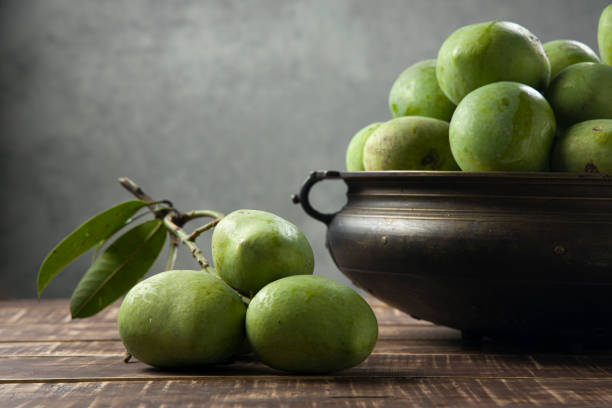
%> input picture resources/mango.jpg, 612 x 408 px
$ octave Thresholding.m   (GNU Octave 9; MATLAB toolbox functions it lacks are replaced by stand-ins)
%> lines starting %> are read from the running program, lines starting %| are printed output that depends on the picture; in (x1, y1, x2, y2) boxes, pixels count from 0 and x2, y2 are one past the last pixel; in counts of white or black regions, pixels touching at a corner belong together; the program's own positions count from 1
% Read the mango image and convert to grayscale
mango = imread('resources/mango.jpg'); % or appropriate filename
%> mango is the input picture: size 408x612x3 uint8; mean R, G, B 97.4, 98.6, 80.3
mango_gray = rgb2gray(mango); % Convert to grayscale
mango = im2double(mango_gray); % Convert to double for processing
%> mango: size 408x612 double

% a. Add 100 to pixel values
mango_add = mango + 100/255;
mango_add = min(mango_add, 1); % Prevent values above 1
figure(1), subplot(2,2,1), imshow(mango_add), title('Add 100 to Pixel Values')
subplot(2,2,2), imhist(mango_add), title('Histogram - Add 100')
axis tight

% b. Subtract 50 from pixel values
mango_sub = mango - 50/255;
mango_sub = max(mango_sub, 0); % Prevent negative values
figure(2), subplot(2,2,1), imshow(mango_sub), title('Subtract 50 from Pixel Values')
subplot(2,2,2), imhist(mango_sub), title('Histogram - Subtract 50')
axis tight

% c. Multiply by 0.5 and 2.5
mango_mult1 = mango * 0.5;
mango_mult2 = mango * 2.5;
mango_mult2 = min(mango_mult2, 1); % Clip to maximum 1

figure(3),
subplot(2,2,1), imshow(mango_mult1), title('Multiply by 0.5')
subplot(2,2,2), imhist(mango_mult1), title('Histogram - Multiply 0.5')
axis tight
subplot(2,2,3), imshow(mango_mult2), title('Multiply by 2.5')
subplot(2,2,4), imhist(mango_mult2), title('Histogram - Multiply 2.5')
axis tight

% d. Divide by 0.007
mango_div = mango / 0.007;
mango_div = min(mango_div, 1); % Clip to maximum 1
figure(4),
subplot(1,2,1), imshow(mango_div), title('Divide by 0.007')
subplot(1,2,2), imhist(mango_div), title('Histogram - Divide by 0.007')
axis tight

% Display original image and histogram for comparison
figure(5),
subplot(1,2,1), imshow(mango), title('Original Grayscale Image')
subplot(1,2,2), imhist(mango), title('Original Histogram')
axis tight

parking = imread('resources/parking.jpg');
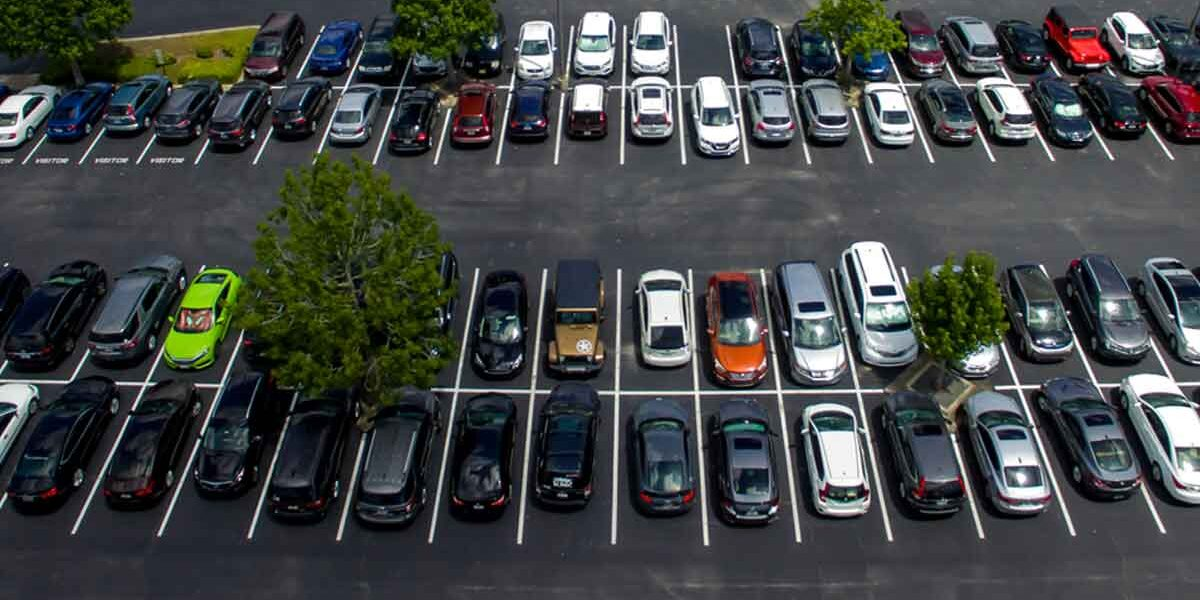
%> input picture resources/parking.jpg, 1200 x 600 px
%> parking is the input picture: size 600x1200x3 uint8; mean R, G, B 66.4, 70, 69.8
parking_gray = rgb2gray(parking); % Convert to grayscale
parking = im2double(parking_gray); % Convert to double for processing
%> parking: size 600x1200 double

figure, imshow(parking), title('Original Image');

heq = histeq(parking);
figure, imshow(heq), title('Histogram Equalization');
figure, imhist(heq), title('Histogram (Equalized)');

comp_img = imcomplement(parking);
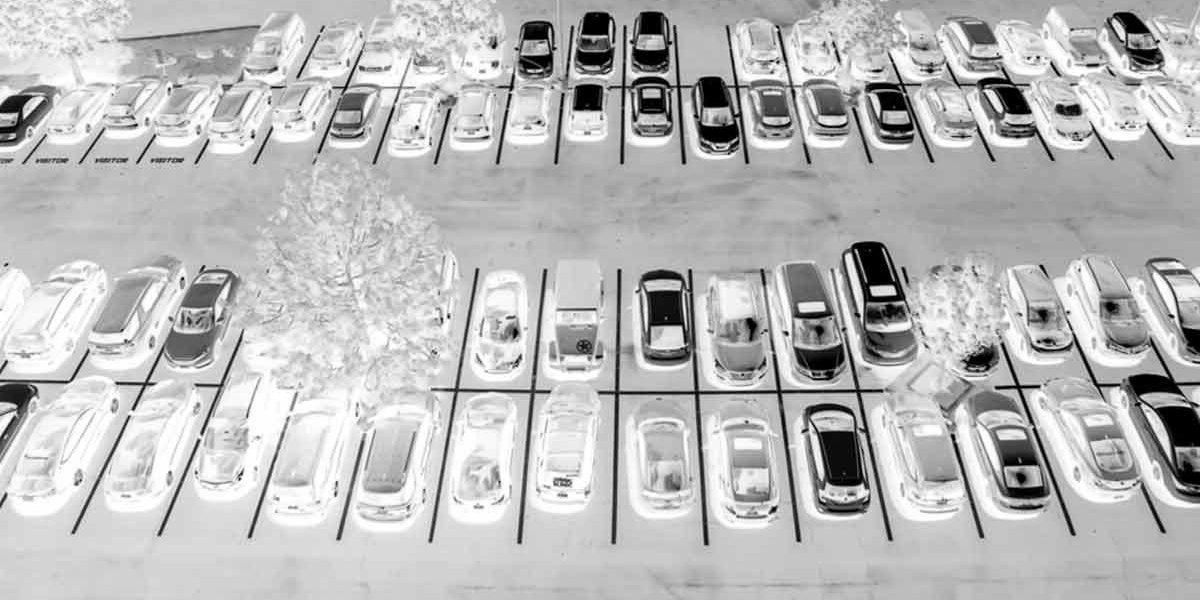
%> comp_img: size 600x1200 double; min 0, max 1, mean 0.73
figure, imshow(comp_img), title('Complement Image');
figure, imhist(comp_img), title('Histogram (Compliment)');

linear = imadjust(parking, stretchlim(parking), []);
figure, imshow(linear), title('Linear Stretching');
figure, imhist(linear), title('Histogram (Linear Stretching)');


piece = zeros(size(parking));

r1 = parking <= 85;
%> r1: size 600x1200 logical; every value is 1
r2 = parking > 85 & parking <= 170;
%> r2: size 600x1200 logical; every value is 0
r3 = parking > 170;

piece(r1) = uint8((parking(r1)/85) * 100);
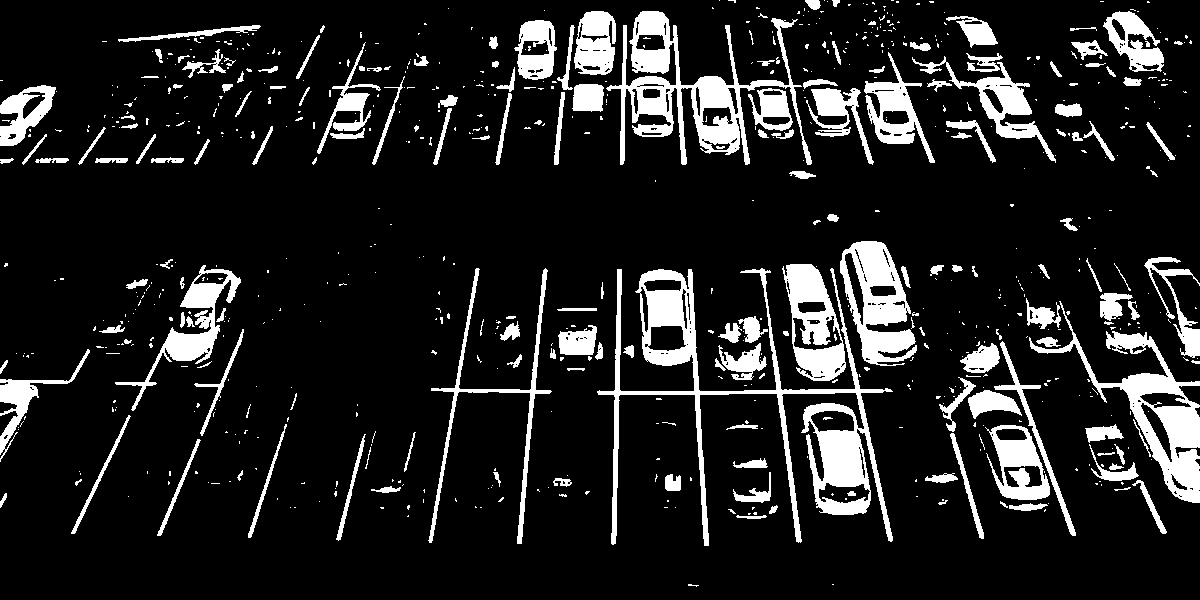
%> piece: size 600x1200 double; values 0 (black) and 1 (white), 12.9% white; 767 white regions (586 under 20 px), largest, box (x1, y1, x2, y2) and area: (597, 268, 893, 546) 13473, (606, 11, 812, 165) 8768, (1029, 301, 1200, 503) 6747
piece(r2) = uint8(100 + ((parking(r2) - 85) / 85) * 100);
piece(r3) = uint8(200 + ((parking(r3) - 170) / 85) * 55);

figure, imshow(piece), title('Piecewise Stretching');
figure, imhist(piece), title('Histogram (Piecewise Stretching)');
%> after `title('Histogram (Piecewise Stretching)')`:
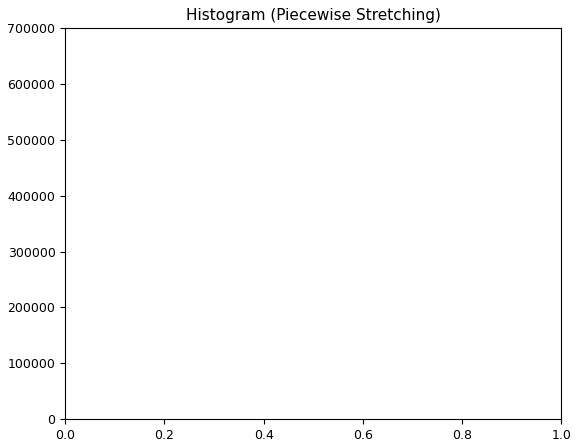
%> figure redrawn from the program's plot data; highest point at x = 0, y = 626919

parking_double = double(parking);
c = 255 / log(1 + max(parking_double(:)));
%> c = 367.9
log_stretch = uint8(c * log(1 + parking_double));
figure, imshow(log_stretch), title('Logarithmic Stretching');
figure, imhist(log_stretch), title('Histogram (Logarithmic Stretching)');

gamma015 = im2uint8(mat2gray(parking) .^ 0.15);
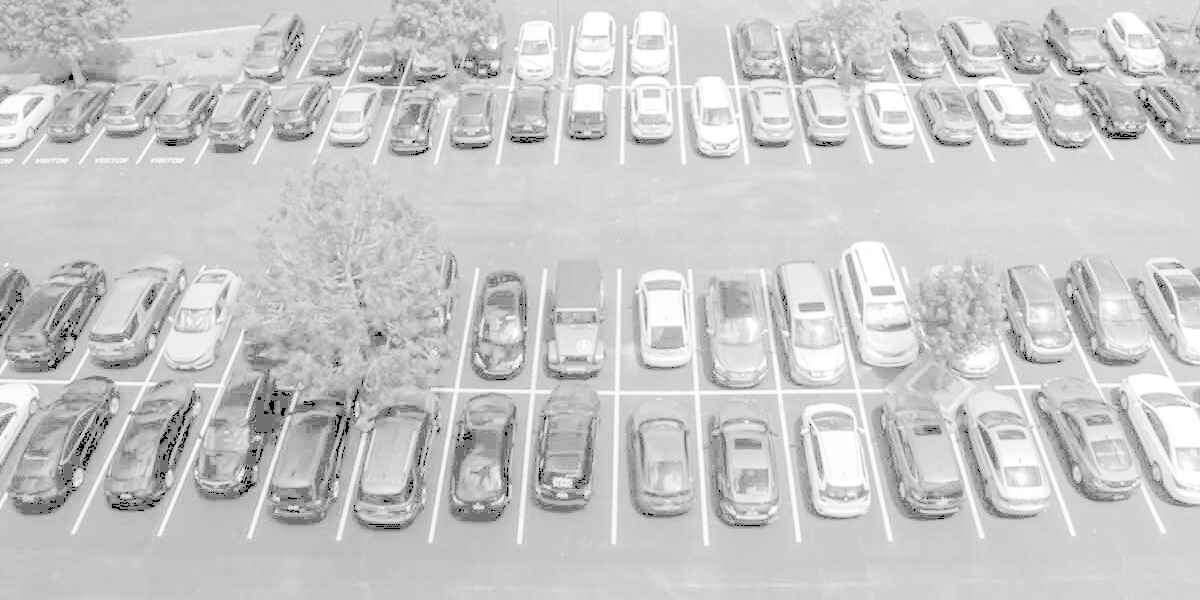
%> gamma015: size 600x1200 uint8; min 0, max 255, mean 200.6
gamma115 = im2uint8(mat2gray(parking) .^ 1.15);

figure, imshow(gamma015), title('Gamma = 0.15 (Bright)');
figure, imshow(gamma115), title('Gamma = 1.15 (Slightly Darker)');
figure, imhist(gamma015), title('Gamma = 0.15');
figure, imhist(gamma115), title('Gamma = 1.15');
%> after `title('Gamma = 1.15')`:
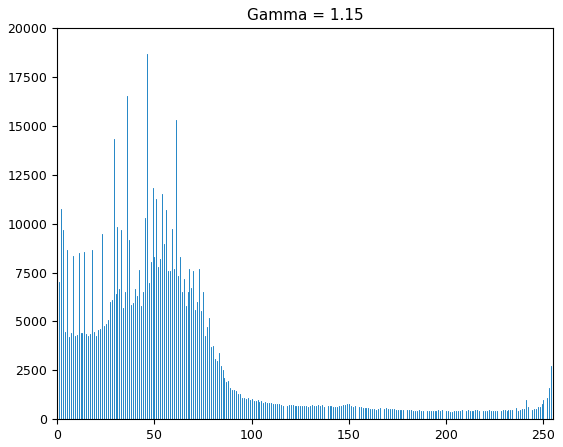
%> figure redrawn from the program's plot data; highest point at x = 46, y = 18684


level = graythresh(parking);
%> level = 0.475
otsu = imbinarize(parking, level);
%> otsu: size 600x1200 logical; 11.2% white; 605 white regions (438 under 20 px), largest, box (x1, y1, x2, y2) and area: (597, 268, 893, 546) 12483, (606, 19, 802, 165) 6322, (1030, 316, 1200, 503) 6090
figure, imshow(otsu), title('Otsu Thresholding');

fixed = parking > 120;
figure, imshow(fixed), title('Fixed Threshold = 120');

adaptive = imbinarize(parking, 'adaptive');
%> adaptive: size 600x1200 logical; 23% white; 1861 white regions (1389 under 20 px), largest, box (x1, y1, x2, y2) and area: (596, 267, 895, 551) 14983, (1010, 257, 1200, 503) 8603, (607, 0, 838, 165) 7224
figure, imshow(adaptive), title('Adaptive Thresholding');

local = adaptthresh(parking, 0.5);
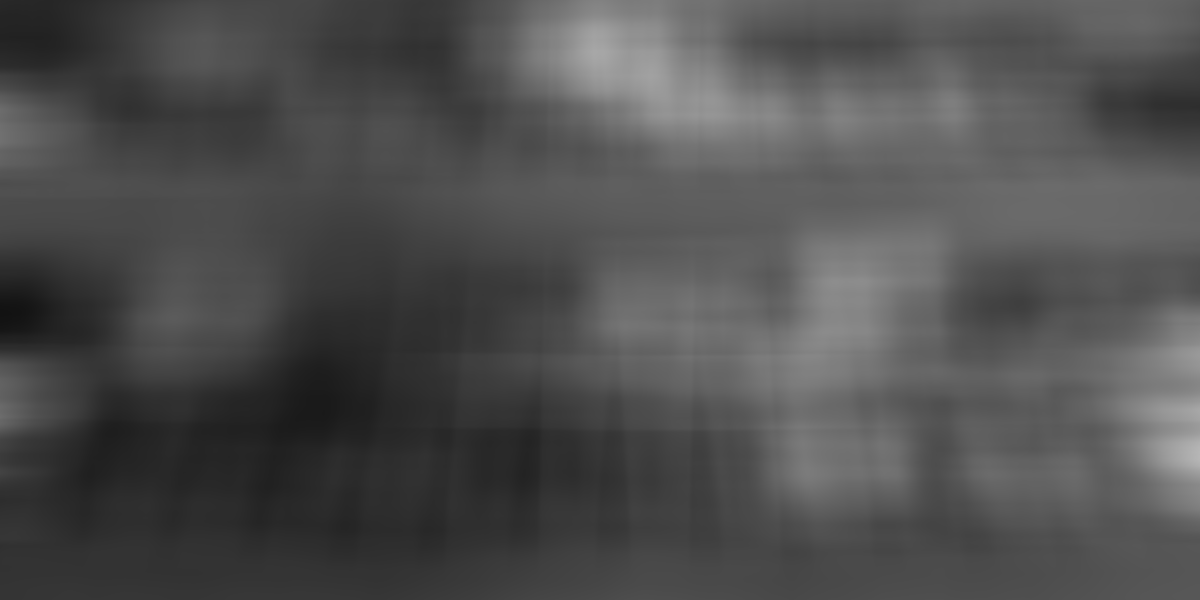
%> local: size 600x1200 double; min 0.0718, max 0.716, mean 0.311
local_bin = imbinarize(parking, local);
figure, imshow(local_bin), title('Local Thresholding');
